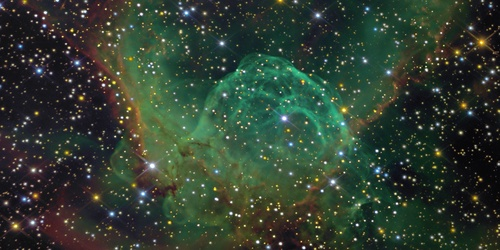
#> input picture galaxy2.jpg, 500 x 250 px
$ python image_import.py
#> lines starting #> are read from the running program, lines starting #| are printed output that depends on the picture
import cv2
import numpy
'''
Syntax: cv2.imread(filename, flag)

Parameters:

filename: The path to the image file.
flag: The flag specifies the way how the image should be read.
cv2.IMREAD_COLOR – It specifies to load a color image. Any transparency of image will be neglected.
It is the default flag. Alternatively, we can pass integer value 1 for this flag.
cv2.IMREAD_GRAYSCALE – It specifies to load an image in grayscale mode. Alternatively,
we can pass integer value 0 for this flag.
cv2.IMREAD_UNCHANGED – It specifies to load an image as such including alpha channel.
Alternatively, we can pass integer value -1 for this flag.
Return Value:

The cv2.imread() function return a NumPy array if the image is loaded successfully.
'''
# [13 lines of commented-out code are left out]
image3 = cv2.imread("galaxy2.jpg", 1)
#> image3 is the input picture: shape (250, 500, 3); mean B, G, R 49.4, 62.5, 48.9
image3 = cv2.resize(image3, (300, 300))
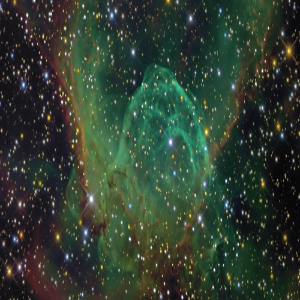
#> image3: shape (300, 300, 3); mean B, G, R 49.3, 62.4, 48.8
cv2.imshow("original", image3)
print(image3[0])
#> (printed output is left out)
print("\n")
print(image3[1])
#> (printed output is left out)
print("\n")
print(image3[2])
print("\n")
print(image3[3])
B, G, R = cv2.split(image3)
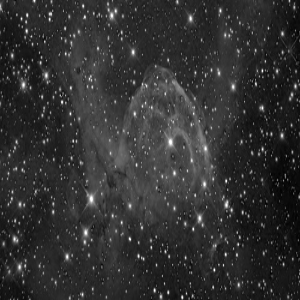
#> B: shape (300, 300); min 0, max 255, mean 49.3
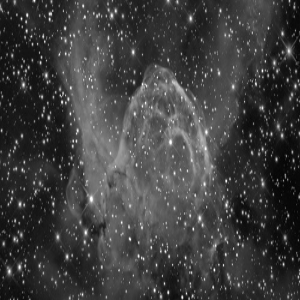
#> G: shape (300, 300); min 2, max 255, mean 62.4
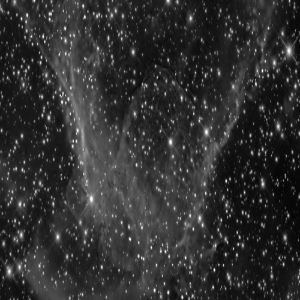
#> R: shape (300, 300); min 3, max 255, mean 48.8

cv2.imshow("blue", B)
cv2.waitKey(0)
cv2.imshow("green", G)
cv2.waitKey(0)
cv2.imshow("red", R)
cv2.waitKey(0)

# [44 lines of commented-out code are left out]
